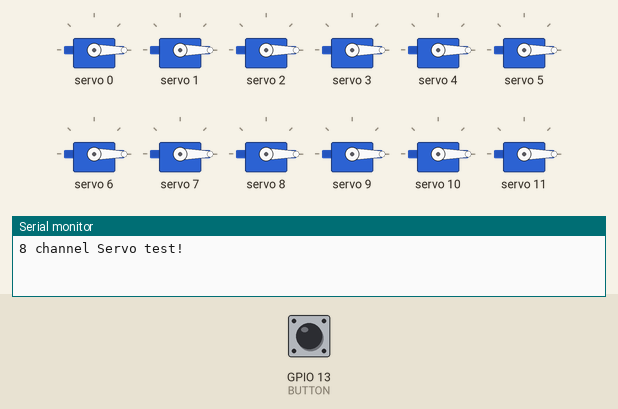
The sketch below on a simulated ESP32. Shown: 12 × servo, the last lines printed to the serial monitor. Inputs (shaded band) come from the test bench; at power-on: GPIO 13 (BUTTON) HIGH.

Above: at 1.2 s.
1.3 s: GPIO 13 (BUTTON) pulled LOW for 0.15 s
At 1.8 s:
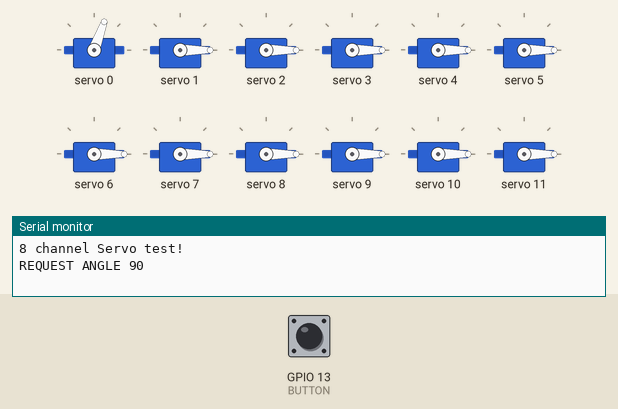
2.9 s: GPIO 13 (BUTTON) pulled LOW for 1 s
At 4.2 s:
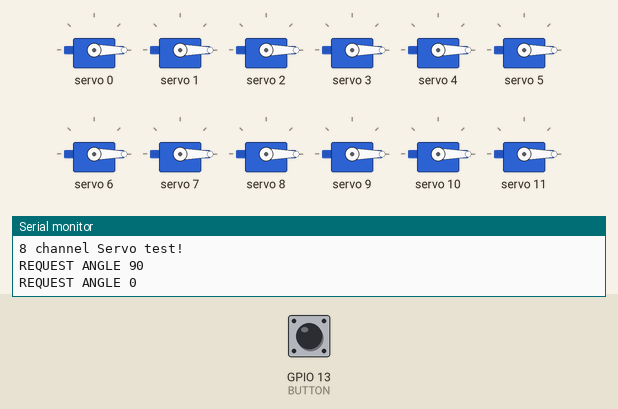
5.4 s: GPIO 13 (BUTTON) pulled LOW for 3.2 s
At 6.1 s:
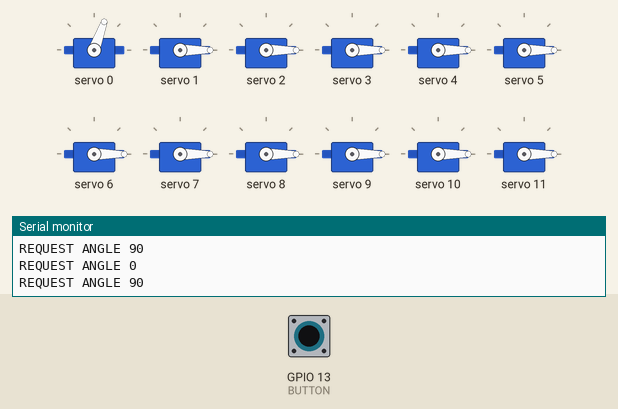
10.1 s: GPIO 13 (BUTTON) pulsed LOW 5 times (0.12 s each, 0.3 s apart)
At 10.55 s:
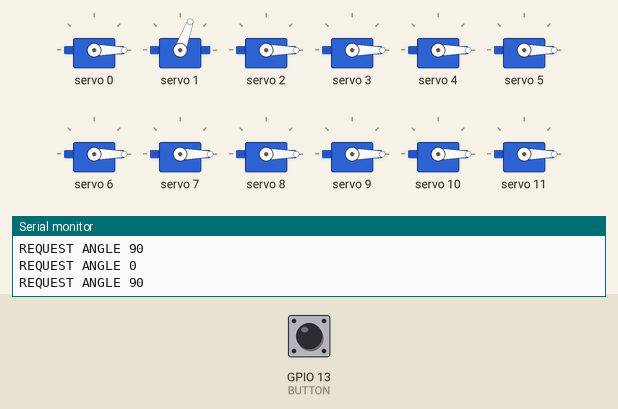
13.1 s: GPIO 13 (BUTTON) pulsed LOW 5 times (0.12 s each, 0.3 s apart)
At 15.3 s:
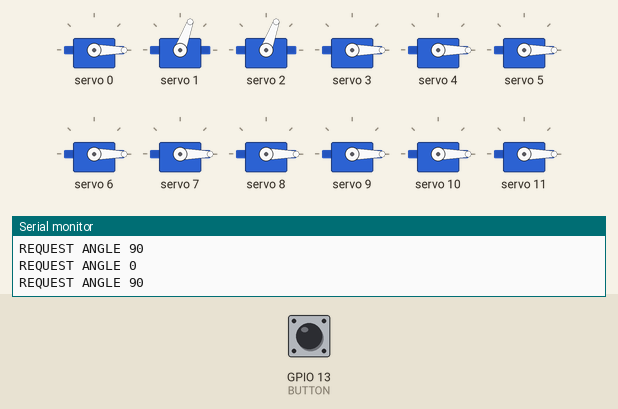
Timing chart, 0 to 16.8 s (numbered marks = the images above; inputs shaded):
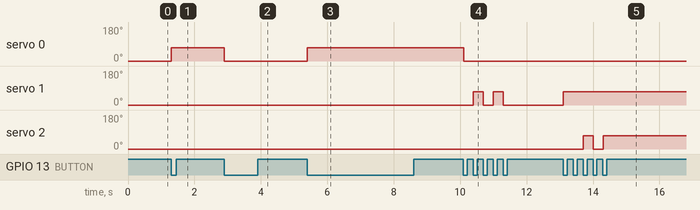

The sketch:

servo_calibration_sketch_apr30a.ino
```cpp
#include <Wire.h>
#include <Adafruit_PWMServoDriver.h>

Adafruit_PWMServoDriver pwm = Adafruit_PWMServoDriver();
// you can also call it with a different address you want
//Adafruit_PWMServoDriver pwm = Adafruit_PWMServoDriver(0x41);
// you can also call it with a different address and I2C interface
//Adafruit_PWMServoDriver pwm = Adafruit_PWMServoDriver(0x40, Wire);

#define SERVO_FREQ 50 // Analog servos run at ~50 Hz updates
#define SERVO_MIN 105
#define SERVO_MAX 415

// our servo # counter
uint8_t servonum = 0;

#define SDA_PIN 16
#define SCL_PIN 4
#define BUTTON 13

int value = 105;
unsigned long long t;
boolean bounce=false;
boolean first=true;
boolean test=true;
boolean flipflop=false;
boolean measure_time=false;
int n=0;
int count=0;

void setup() {
  Serial.begin(9600);
  Serial.println("8 channel Servo test!");

  pinMode(BUTTON, INPUT_PULLUP);

  Wire.begin(SDA_PIN, SCL_PIN);

  pwm.begin();
  pwm.setOscillatorFrequency(27000000);
  pwm.setPWMFreq(SERVO_FREQ);  // Analog servos run at ~50 Hz updates

  delay(10);

  //position to MIN
  #ifdef SERVO_MIN

    for(int n=0;n<16;n++)pwm.setPWM(n,0,SERVO_MIN);
  #endif

}

// You can use this function if you'd like to set the pulse length in seconds
// e.g. setServoPulse(0, 0.001) is a ~1 millisecond pulse width. It's not precise!
void setServoPulse(uint8_t n, double pulse) {
  double pulselength;

  pulselength = 1000000;   // 1,000,000 us per second
  pulselength /= SERVO_FREQ;   // Analog servos run at ~60 Hz updates
  Serial.print(pulselength); Serial.println(" us per period");
  pulselength /= 4096;  // 12 bits of resolution
  Serial.print(pulselength); Serial.println(" us per bit");
  pulse *= 1000000;  // convert input seconds to us
  pulse /= pulselength;
  Serial.println(pulse);
  pwm.setPWM(n, 0, pulse);
}

int pulseWidth(int angle) {

  return map(angle, 0, 180, SERVO_MIN, SERVO_MAX);
  }

void loop() {

  if(test){

    if(digitalRead(BUTTON)==0 && !bounce){

      bounce=true;
      measure_time=true;

      t=millis();

      int angle=0;
      if(flipflop)angle=0;
      if(!flipflop)angle=90;

      count++;
      if(count>4){count=0;n++;}
      if(n>15)n=0;

      Serial.print("REQUEST ANGLE ");Serial.println(angle);
      pwm.setPWM(n, 0, pulseWidth(angle));

      flipflop=!flipflop;
      }
/*
    if(digitalRead(BUTTON)==0 && !bounce && measure_time){

      bounce=true;
      Serial.print("TIME TO POSITION ");Serial.println(millis()-t);
      measure_time=false;
      }
*/
  }else{

    if(digitalRead(BUTTON)==0 && !bounce){

      bounce=true;
      value=value+5;
      Serial.print("VALUE=");Serial.println(value);

      first=false;
      }

    if(!first)pwm.setPWM(0, 0, value);
    }

  if(digitalRead(BUTTON)==1)bounce=false;
}
```

Measured:
- after the input at 1.3 s, servo 0: 0° → 70° at once
- after the input at 2.9 s, servo 0: 70° → 0° at once
- after the input at 5.4 s, servo 0: 0° → 70° at once
- after the input at 10.1 s, servo 0: 70° → 0° at once; servo 1: alternates 70° for 0.30 s and 0° for 0.30 s, 4 changes in all, then stays 0°, starting after 0.30 s
- after the input at 13.1 s, servo 1: 0° → 70° at once; servo 2: 0° → 70° after 0.60 s, → 0° 0.30 s later, → 70° 0.30 s later
